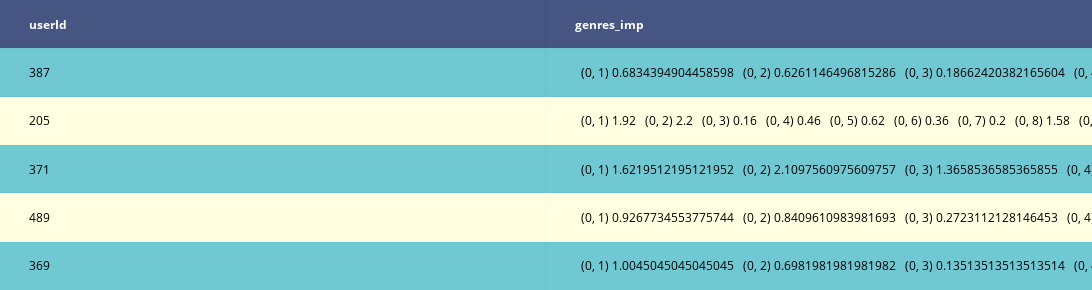

Notebook cell for this chart:
### Code cell
fig=ff.create_table(df_user_imp.sample(5),height_constant=40,colorscale='YlGnBu')
fig['layout'].update(width=1500)
iplot(fig)

### Figure 1 — Plotly figure (JSON) as saved in the notebook; plotly's stock layout.template omitted (floating-point values rounded to 4 significant figures)
{"data": [{"colorscale": "YlGnBu", "hoverinfo": "none", "opacity": 0.75, "showscale": false, "type": "heatmap", "uid": "f4f34956-3071-462a-9516-952819f47a1e", "z": [[0, 0], [0.5, 0.5], [1, 1], [0.5, 0.5], [1, 1], [0.5, 0.5]]}], "layout": {"annotations": [{"align": "left", "font": {"color": "#ffffff"}, "showarrow": false, "text": "<b>userId</b>", "x": -0.45, "xanchor": "left", "xref": "x", "y": 0, "yref": "y"}, {"align": "left", "font": {"color": "#ffffff"}, "showarrow": false, "text": "<b>genres_imp</b>", "x": 0.55, "xanchor": "left", "xref": "x", "y": 0, "yref": "y"}, {"align": "left", "font": {"color": "#000000"}, "showarrow": false, "text": "387", "x": -0.45, "xanchor": "left", "xref": "x", "y": 1, "yref": "y"}, {"align": "left", "font": {"color": "#000000"}, "showarrow": false, "text": "  (0, 1)\t0.6834394904458598\n  (0, 2)\t0.6261146496815286\n  (0, 3)\t0.18662420382165604\n  (0, 4)\t0.15477707006369426\n  (0, 5)\t1.0535031847133758\n  (0, 6)\t0.7993630573248408\n  (0, 7)\t0.04076433121019108\n  (0, 8)\t1.89171974522293\n  (0, 9)\t0.3719745222929936\n  (0, 10)\t0.12929936305732484\n  (0, 11)\t0.4732484076433121\n  (0, 12)\t0.02802547770700637\n  (0, 13)\t0.1178343949044586\n  (0, 14)\t0.4980891719745223\n  (0, 15)\t0.49872611464968153\n  (0, 16)\t0.4515923566878981\n  (0, 17)\t1.1585987261146498\n  (0, 18)\t0.1681528662420382\n  (0, 19)\t0.07707006369426751", "x": 0.55, "xanchor": "left", "xref": "x", "y": 1, "yref": "y"}, {"align": "left", "font": {"color": "#000000"}, "showarrow": false, "text": "205", "x": -0.45, "xanchor": "left", "xref": "x", "y": 2, "yref": "y"}, {"align": "left", "font": {"color": "#000000"}, "showarrow": false, "text": "  (0, 1)\t1.92\n  (0, 2)\t2.2\n  (0, 3)\t0.16\n  (0, 4)\t0.46\n  (0, 5)\t0.62\n  (0, 6)\t0.36\n  (0, 7)\t0.2\n  (0, 8)\t1.58\n  (0, 9)\t1.52\n  (0, 12)\t1.2\n  (0, 13)\t0.12\n  (0, 14)\t0.5\n  (0, 15)\t0.32\n  (0, 16)\t0.5\n  (0, 17)\t0.78\n  (0, 18)\t0.64\n  (0, 19)\t0.18", "x": 0.55, "xanchor": "left", "xref": "x", "y": 2, "yref": "y"}, {"align": "left", "font": {"color": "#000000"}, "showarrow": false, "text": "371", "x": -0.45, "xanchor": "left", "xref": "x", "y": 3, "yref": "y"}, {"align": "left", "font": {"color": "#000000"}, "showarrow": false, "text": "  (0, 1)\t1.6219512195121952\n  (0, 2)\t2.1097560975609757\n  (0, 3)\t1.3658536585365855\n  (0, 4)\t0.524390243902439\n  (0, 5)\t0.6585365853658537\n  (0, 6)\t0.5365853658536586\n  (0, 8)\t1.7560975609756098\n  (0, 9)\t1.548780487804878\n  (0, 10)\t0.12195121951219512\n  (0, 11)\t0.45121951219512196\n  (0, 12)\t0.4634146341463415\n  (0, 13)\t0.2073170731707317\n  (0, 14)\t0.5609756097560976\n  (0, 15)\t0.6951219512195121\n  (0, 16)\t1.6097560975609757\n  (0, 17)\t1.2560975609756098", "x": 0.55, "xanchor": "left", "xref": "x", "y": 3, "yref": "y"}, {"align": "left", "font": {"color": "#000000"}, "showarrow": false, "text": "489", "x": -0.45, "xanchor": "left", "xref": "x", "y": 4, "yref": "y"}, {"align": "left", "font": {"color": "#000000"}, "showarrow": false, "text": "  (0, 1)\t0.9267734553775744\n  (0, 2)\t0.8409610983981693\n  (0, 3)\t0.2723112128146453\n  (0, 4)\t0.2906178489702517\n  (0, 5)\t1.4302059496567505\n  (0, 6)\t0.5194508009153318\n  (0, 7)\t0.02745995423340961\n  (0, 8)\t1.7837528604118993\n  (0, 9)\t0.5572082379862701\n  (0, 10)\t0.017162471395881007\n  (0, 11)\t0.2986270022883295\n  (0, 12)\t0.18077803203661327\n  (0, 13)\t0.2780320366132723\n  (0, 14)\t0.2780320366132723\n  (0, 15)\t1.143020594965675\n  (0, 16)\t0.5389016018306636\n  (0, 17)\t0.8386727688787186\n  (0, 18)\t0.17276887871853547\n  (0, 19)\t0.05835240274599542", "x": 0.55, "xanchor": "left", "xref": "x", "y": 4, "yref": "y"}, {"align": "left", "font": {"color": "#000000"}, "showarrow": false, "text": "369", "x": -0.45, "xanchor": "left", "xref": "x", "y": 5, "yref": "y"}, {"align": "left", "font": {"color": "#000000"}, "showarrow": false, "text": "  (0, 1)\t1.0045045045045045\n  (0, 2)\t0.6981981981981982\n  (0, 3)\t0.13513513513513514\n  (0, 4)\t0.0945945945945946\n  (0, 5)\t1.9189189189189189\n  (0, 6)\t0.7162162162162162\n  (0, 7)\t0.11711711711711711\n  (0, 8)\t1.0\n  (0, 9)\t0.24324324324324326\n  (0, 11)\t0.07207207207207207\n  (0, 12)\t0.12612612612612611\n  (0, 13)\t0.27927927927927926\n  (0, 14)\t0.32882882882882886\n  (0, 15)\t0.34234234234234234\n  (0, 16)\t0.7342342342342343\n  (0, 17)\t0.8693693693693694\n  (0, 18)\t0.18018018018018017\n  (0, 19)\t0.02702702702702703", "x": 0.55, "xanchor": "left", "xref": "x", "y": 5, "yref": "y"}], "height": 290, "margin": {"b": 0, "l": 0, "r": 0, "t": 0}, "width": 1500, "xaxis": {"dtick": 1, "gridwidth": 2, "showticklabels": false, "tick0": -0.5, "ticks": "", "zeroline": false}, "yaxis": {"autorange": "reversed", "dtick": 1, "gridwidth": 2, "showticklabels": false, "tick0": 0.5, "ticks": "", "zeroline": false}}}
